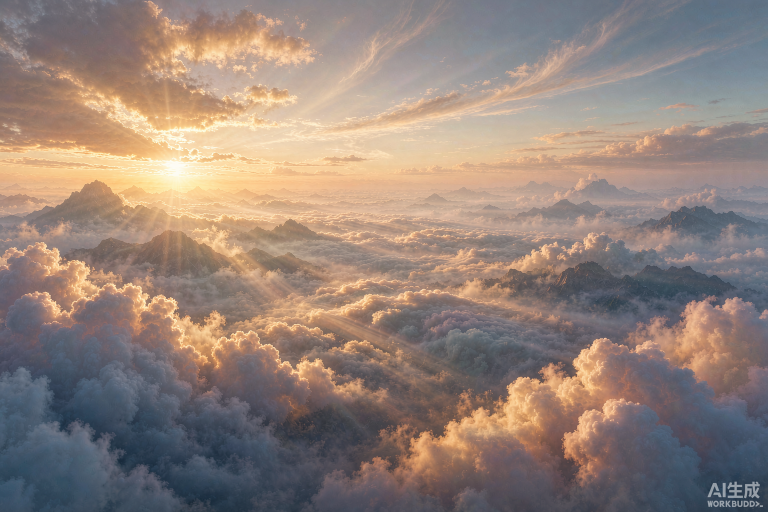
#> input picture assets/sky/cloud_golden.png, 1536 x 1024 px (shown at 1/2 size); its folder holds only this picture in this run
$ python optimize-sky.py
#> lines starting #> are read from the running program, lines starting #| are printed output that depends on the picture
"""
优化天幕图：PNG(1536x1024, ~2MB) → JPG(2048x1024, ~200KB)

为什么：
- 天幕贴到 SphereGeometry 上，用 2:1 等距柱状构图更契合球面 UV；
- 原 PNG 每张 ~2MB，19 张首次加载会很慢，演示时是硬伤；
- 这类氛围背景用 JPEG q88 肉眼几乎无损，体积降到 1/10。

用法： python optimize-sky.py
产物： assets/sky/*.jpg（保留原 png 不删，便于回退）
"""
import glob
import os
from PIL import Image

SRC_DIR = os.path.join(os.path.dirname(__file__), '..', 'assets', 'sky')
TARGET_W, TARGET_H = 2048, 1024   # 2:1 等距柱状
QUALITY = 88


def main():
    files = sorted(glob.glob(os.path.join(SRC_DIR, '*.png')))
    total_before = 0
    total_after = 0
    for f in files:
        base = os.path.splitext(os.path.basename(f))[0]
        out = os.path.join(SRC_DIR, base + '.jpg')
        before = os.path.getsize(f)
        total_before += before

        img = Image.open(f).convert('RGB')
#> img is the input picture: PIL image 1536x1024 RGB; mean R, G, B 147.3, 130.2, 121.5
        # 先按 2:1 中心裁剪（原图 3:2，裁掉上下），再缩放到 2048x1024
        w, h = img.size
#> w = 1536; h = 1024
        target_ratio = TARGET_W / TARGET_H   # 2.0
        cur_ratio = w / h
#> cur_ratio = 1.5
        if cur_ratio > target_ratio:
            new_w = int(h * target_ratio)
            left = (w - new_w) // 2
            img = img.crop((left, 0, left + new_w, h))
        else:
            new_h = int(w / target_ratio)
#> new_h = 768
            top = (h - new_h) // 2
#> top = 128
            img = img.crop((0, top, w, top + new_h))
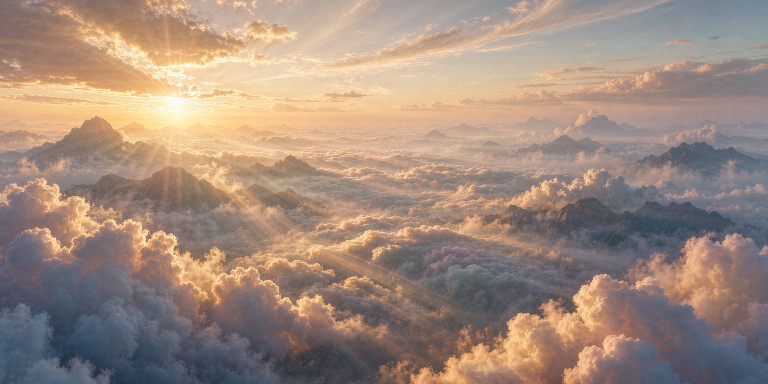
#> img: PIL image 1536x768 RGB (shown at 1/2 size); mean R, G, B 159.8, 138.2, 124.8

        img = img.resize((TARGET_W, TARGET_H), Image.LANCZOS)
#> img: PIL image 2048x1024 RGB
        img.save(out, 'JPEG', quality=QUALITY, optimize=True, progressive=True)
        after = os.path.getsize(out)
        total_after += after
        print(f'{base:24s} {before//1024:5d}KB -> {after//1024:4d}KB')

    print(f'--- total {total_before//1024//1024}MB -> {total_after//1024//1024}MB '
          f'({len(files)} files) ---')


if __name__ == '__main__':
    main()
